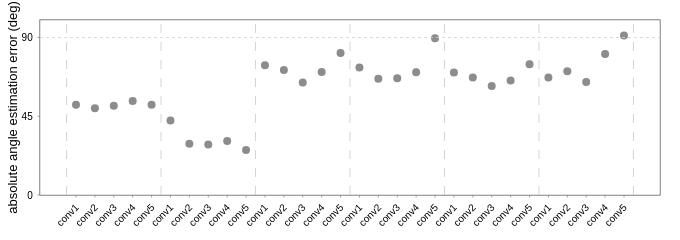

The notebook cell saved with this chart:
### Code cell
fig = plot_points_w_errorbars(plot_df, y_dp=[90], sz=8, height=150, width=680, alpha=.6)
for i in range(model_df.shape[0] // 5 + 1):
    fig.add_vline(x=i*5-0.5, line_width=1, line_dash='dash', line_color='rgba(200, 200, 200, 0.8)')
fig.update_layout(yaxis_title='absolute angle estimation error (deg)')
fig.update_xaxes(title_standoff=0, tickvals=svm_plot_df['xtick'].unique(), ticktext=[s[-5:] for s in svm_plot_df['name'].unique()], tickangle=-45)
fig.update_yaxes(title_standoff=0, range=[0,100], tickvals=[0,45,90,180], ticktext=['0 ','45 ','90 ','180 '])
fig.write_image(results_folder / f'more_anns_ori_0ref_{n_neurons}avg{suffix}.pdf', scale=1, engine='kaleido')
fig.show()

### Figure 1 — Plotly figure (JSON) as saved in the notebook; plotly's stock layout.template omitted (floating-point values rounded to 4 significant figures)
{"data": [{"error_x": {"array": [0, 0, 0, 0, 0, 0, 0, 0, 0, 0, 0, 0, 0, 0, 0, 0, 0, 0, 0, 0, 0, 0, 0, 0, 0, 0, 0, 0, 0, 0], "color": "rgba(169, 169, 169, 0.6)", "type": "data", "width": 2}, "error_y": {"array": [0.77, 0.8145, 0.8603, 0.8689, 0.9139, 0.8002, 0.7688, 0.8309, 0.8932, 0.7514, 0.5794, 0.6859, 1.007, 1.141, 1.476, 0.6373, 0.7436, 0.9763, 1.491, 1.441, 0.6264, 0.7457, 0.8989, 1.141, 1.449, 0.6886, 0.6924, 1.47, 1.438, 1.296], "color": "rgba(169, 169, 169, 0.6)", "type": "data", "width": 2}, "marker": {"color": ["rgba(140, 140, 140, 1)", "rgba(140, 140, 140, 1)", "rgba(140, 140, 140, 1)", "rgba(140, 140, 140, 1)", "rgba(140, 140, 140, 1)", "rgba(140, 140, 140, 1)", "rgba(140, 140, 140, 1)", "rgba(140, 140, 140, 1)", "rgba(140, 140, 140, 1)", "rgba(140, 140, 140, 1)", "rgba(140, 140, 140, 1)", "rgba(140, 140, 140, 1)", "rgba(140, 140, 140, 1)", "rgba(140, 140, 140, 1)", "rgba(140, 140, 140, 1)", "rgba(140, 140, 140, 1)", "rgba(140, 140, 140, 1)", "rgba(140, 140, 140, 1)", "rgba(140, 140, 140, 1)", "rgba(140, 140, 140, 1)", "rgba(140, 140, 140, 1)", "rgba(140, 140, 140, 1)", "rgba(140, 140, 140, 1)", "rgba(140, 140, 140, 1)", "rgba(140, 140, 140, 1)", "rgba(140, 140, 140, 1)", "rgba(140, 140, 140, 1)", "rgba(140, 140, 140, 1)", "rgba(140, 140, 140, 1)", "rgba(140, 140, 140, 1)"], "size": 8, "symbol": "circle"}, "mode": "markers", "showlegend": false, "type": "scatter", "x": [0, 1, 2, 3, 4, 5, 6, 7, 8, 9, 10, 11, 12, 13, 14, 15, 16, 17, 18, 19, 20, 21, 22, 23, 24, 25, 26, 27, 28, 29], "y": [51.53, 49.58, 50.97, 53.66, 51.54, 42.57, 29.3, 28.85, 30.8, 25.77, 74.08, 71.39, 64.23, 70.31, 81.12, 72.87, 66.44, 66.65, 70.18, 89.59, 69.94, 67.17, 62.23, 65.43, 74.78, 67.13, 70.74, 64.62, 80.6, 91.14]}], "layout": {"autosize": false, "font": {"color": "black", "family": "arial", "size": 11}, "height": 150, "margin": {"b": 20, "l": 20, "pad": 0, "r": 20, "t": 20}, "paper_bgcolor": "rgba(255,255,255,255)", "plot_bgcolor": "rgba(255,255,255,0)", "shapes": [{"line": {"color": "lightgray", "dash": "dot", "width": 1}, "opacity": 0.8, "type": "line", "x0": 0, "x1": 1, "xref": "x domain", "y0": 90, "y1": 90, "yref": "y"}, {"line": {"color": "rgba(200, 200, 200, 0.8)", "dash": "dash", "width": 1}, "type": "line", "x0": -0.5, "x1": -0.5, "xref": "x", "y0": 0, "y1": 1, "yref": "y domain"}, {"line": {"color": "rgba(200, 200, 200, 0.8)", "dash": "dash", "width": 1}, "type": "line", "x0": 4.5, "x1": 4.5, "xref": "x", "y0": 0, "y1": 1, "yref": "y domain"}, {"line": {"color": "rgba(200, 200, 200, 0.8)", "dash": "dash", "width": 1}, "type": "line", "x0": 9.5, "x1": 9.5, "xref": "x", "y0": 0, "y1": 1, "yref": "y domain"}, {"line": {"color": "rgba(200, 200, 200, 0.8)", "dash": "dash", "width": 1}, "type": "line", "x0": 14.5, "x1": 14.5, "xref": "x", "y0": 0, "y1": 1, "yref": "y domain"}, {"line": {"color": "rgba(200, 200, 200, 0.8)", "dash": "dash", "width": 1}, "type": "line", "x0": 19.5, "x1": 19.5, "xref": "x", "y0": 0, "y1": 1, "yref": "y domain"}, {"line": {"color": "rgba(200, 200, 200, 0.8)", "dash": "dash", "width": 1}, "type": "line", "x0": 24.5, "x1": 24.5, "xref": "x", "y0": 0, "y1": 1, "yref": "y domain"}, {"line": {"color": "rgba(200, 200, 200, 0.8)", "dash": "dash", "width": 1}, "type": "line", "x0": 29.5, "x1": 29.5, "xref": "x", "y0": 0, "y1": 1, "yref": "y domain"}], "width": 680, "xaxis": {"linecolor": "black", "linewidth": 0.5, "mirror": true, "showgrid": false, "showline": true, "showticklabels": true, "tickangle": -45, "tickfont": {"color": "black", "family": "arial", "size": 10}, "ticklen": 2, "ticks": "outside", "ticktext": ["conv1", "conv2", "conv3", "conv4", "conv5", "conv1", "conv2", "conv3", "conv4", "conv5", "conv1", "conv2", "conv3", "conv4", "conv5", "conv1", "conv2", "conv3", "conv4", "conv5", "conv1", "conv2", "conv3", "conv4", "conv5", "conv1", "conv2", "conv3", "conv4", "conv5"], "tickvals": [0, 1, 2, 3, 4, 5, 6, 7, 8, 9, 10, 11, 12, 13, 14, 15, 16, 17, 18, 19, 20, 21, 22, 23, 24, 25, 26, 27, 28, 29], "tickwidth": 0.5, "title": {"standoff": 0}}, "yaxis": {"linecolor": "black", "linewidth": 0.5, "mirror": true, "range": [0, 100], "showgrid": false, "showline": true, "showticklabels": true, "tickfont": {"color": "black", "family": "arial", "size": 10}, "ticklen": 2, "ticks": "outside", "ticktext": ["0 ", "45 ", "90 ", "180 "], "tickvals": [0, 45, 90, 180], "tickwidth": 0.5, "title": {"standoff": 0, "text": "absolute angle estimation error (deg)"}}}}
